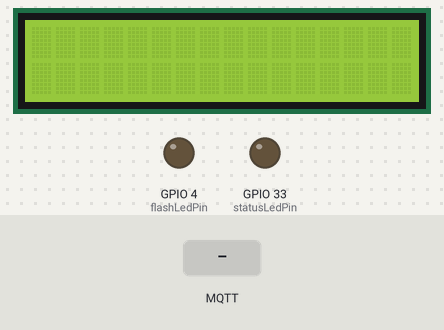
The sketch below on a simulated ESP32. Parts: 16×2 character LCD, output pins drawn as LEDs (lit = HIGH). The test bench sets the inputs (shaded band). WiFi joins after 1.5 s; servers stay silent unless stated; no MQTT or app messages arrive unless stated; what the sketch prints to the serial monitor is not drawn.

Above: at 5.2 s.
5.3 s: MQTT message "Ejemplo/Mensaje/LCD" arrives on the first subscribed topic
At 6.9 s:
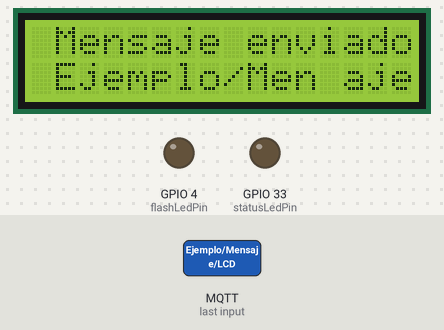
8.3 s: MQTT message "1" arrives on the first subscribed topic
At 10.0 s:
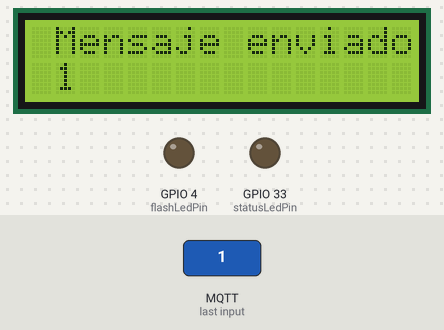
11.3 s: MQTT message "on" arrives on the first subscribed topic
At 12.6 s:
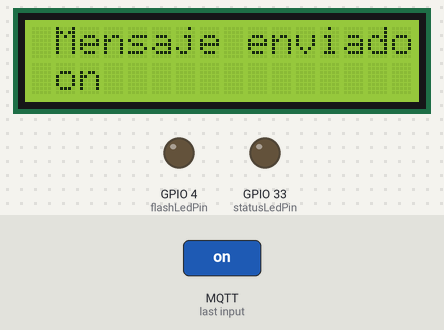
14.3 s: MQTT message "off" arrives on the first subscribed topic
At 16.0 s:
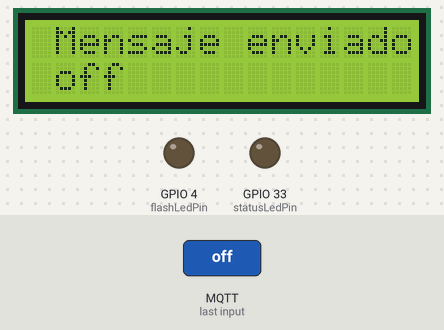
Timing chart, 0 to 17.5 s (numbered marks = the images above; inputs shaded):
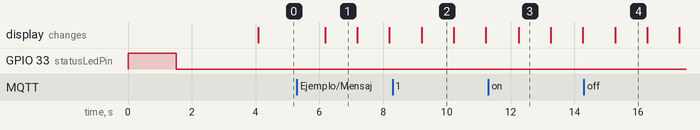

The sketch:

LCD-Telegram2.ino
```cpp
/*
 * Programa básico de servo
 * por: Hugo Escalpelo
 * Fecha: 28 de julio de 2021
 * Actualizado por: Hugo Escalpelo
 * Fecha: 17 de mayo del 2023
 *
 * Este programa demuestra el uso del servo con el ESP32CAM. Esta basado en
 * el programa MQTT Basic
 *
 * Componente     PinESP32CAM     Estados lógicos
 * ledStatus------GPIO 33---------On=>LOW, Off=>HIGH
 * ledFlash-------GPIO 4----------On=>HIGH, Off=>LOW
 *
 * Servo          pinESP32CAM
 * GND------------GND
 * Vcc------------5v
 * S--------------GPIO12
 *
 */
#include <LiquidCrystal_I2C.h>
#define SDA 15
#define SCL 14
#define COLUMNS 16
#define ROWS 2
#include <Wire.h>
LiquidCrystal_I2C lcd(0x27, COLUMNS, ROWS);
//Bibliotecas
#include <WiFi.h>  // Biblioteca para el control de WiFi
#include <PubSubClient.h> //Biblioteca para conexion MQTT
#include <ESP32Servo.h> // Biblioteca para el servo

//Datos de WiFi
//const char* ssid = "Redmi A1";  // Aquí debes poner el nombre de tu red
//const char* password = "12345678";  // Aquí debes poner la contraseña de tu red
//const char* ssid = "IZZI-EF0D";  // Aquí debes poner el nombre de tu red
//const char* password = "C863FC34EF0D";  // Aquí debes poner la contraseña de tu red

const char* ssid = "INFINITUM9285_2.4";  // Aquí debes poner el nombre de tu red
const char* password = "T97PPtRFYC";  // Aquí debes poner la contraseña de tu red
//Datos del broker MQTT
const char* mqtt_server = "192.168.1.178"; // Si estas en una red local, coloca la IP asignada, en caso contrario, coloca la IP publica
IPAddress server(192,168,1,178);

// Objetos
WiFiClient espClient; // Este objeto maneja los datos de conexion WiFi
PubSubClient client(espClient); // Este objeto maneja los datos de conexion al broker
//Servo myservo1; // Este objeto maneja las funciones del servomotor

// Variables
int flashLedPin = 4;  // Para indicar el estatus de conexión
int statusLedPin = 33; // Para ser controlado por MQTT
long timeNow, timeLast; // Variables de control de tiempo no bloqueante
int data = 0; // Contador
int wait = 5000;  // Indica la espera cada 5 segundos para envío de mensajes MQTT

// Inicialización del programa
void setup() {
  // Iniciar comunicación serial
  Serial.begin (115200);
  pinMode (flashLedPin, OUTPUT);
  pinMode (statusLedPin, OUTPUT);
  digitalWrite (flashLedPin, LOW);
  digitalWrite (statusLedPin, HIGH);

  Serial.println();
  Serial.println();
  Serial.print("Conectar a ");
  Serial.println(ssid);

  WiFi.begin(ssid, password); // Esta es la función que realiz la conexión a WiFi

  while (WiFi.status() != WL_CONNECTED) { // Este bucle espera a que se realice la conexión
    digitalWrite (statusLedPin, HIGH);
    delay(500); //dado que es de suma importancia esperar a la conexión, debe usarse espera bloqueante
    digitalWrite (statusLedPin, LOW);
    Serial.print(".");  // Indicador de progreso
    delay (5);
  }

  // Cuando se haya logrado la conexión, el programa avanzará, por lo tanto, puede informarse lo siguiente
  Serial.println();
  Serial.println("WiFi conectado");
  Serial.println("Direccion IP: ");
  Serial.println(WiFi.localIP());

  // Si se logro la conexión, encender led
  if (WiFi.status () > 0){
  digitalWrite (statusLedPin, LOW);
  }

  delay (1000); // Esta espera es solo una formalidad antes de iniciar la comunicación con el broker

  // Conexión con el broker MQTT
  client.setServer(server, 1883); // Conectarse a la IP del broker en el puerto indicado
  client.setCallback(callback); // Activar función de CallBack, permite recibir mensajes MQTT y ejecutar funciones a partir de ellos
  delay(1500);  // Esta espera es preventiva, espera a la conexión para no perder información

  // Seccion de manejo del servo

  //myservo1.attach (12);

   //lcd.begin(16,2);
  timeLast = millis (); // Inicia el control de tiempo
      Wire.begin(SDA, SCL);
      lcd.init();
      lcd.clear();
      lcd.backlight();

}// fin del void setup ()

// Cuerpo del programa, bucle principal
void loop() {
  //Verificar siempre que haya conexión al broker
  if (!client.connected()) {
    reconnect();  // En caso de que no haya conexión, ejecutar la función de reconexión, definida despues del void setup ()
  }// fin del if (!client.connected())
  client.loop(); // Esta función es muy importante, ejecuta de manera no bloqueante las funciones necesarias para la comunicación con el broker

  timeNow = millis(); // Control de tiempo para esperas no bloqueantes
  if (timeNow - timeLast > wait) { // Manda un mensaje por MQTT cada cinco segundos
    timeLast = timeNow; // Actualización de seguimiento de tiempo

    //En esta sección va el codigo para enviar algo por MQTT
    //data++; // Incremento a la variable para ser enviado por MQTT
    char dataString[8]; // Define una arreglo de caracteres para enviarlos por MQTT, especifica la longitud del mensaje en 8 caracteres
    //dtostrf(data, 1, 2, dataString);  // Esta es una función nativa de leguaje AVR que convierte un arreglo de caracteres en una variable String
    //Serial.print("Contador: "); // Se imprime en monitor solo para poder visualizar que el evento sucede
    //Serial.println(dataString);
    //cilient.publish("codigoIoT/ejemplo/mqtt", dataString); // Esta es la función que envía los datos por MQTT, especifica el tema y el valor

  }// fin del if (timeNow - timeLast > wait)

lcd.setCursor(11,1);
lcd.scrollDisplayRight();
lcd.print(" ");
delay(1000);

}// fin del void loop ()

// Funciones de usuario
  String json = "";
// Esta función permite tomar acciones en caso de que se reciba un mensaje correspondiente a un tema al cual se hará una suscripción
void callback(char* topic, byte* message, unsigned int length) {

  // Indicar por serial que llegó un mensaje
  Serial.print("Llegó un mensaje en el tema: ");
  Serial.print(topic);

  // Concatenar los mensajes recibidos para conformarlos como una varialbe String
  String messageTemp; // Se declara la variable en la cual se generará el mensaje completo
  for (int i = 0; i <= length-1; i++) {  // Se imprime y concatena el mensaje
    Serial.print((char)message[i]);
    messageTemp += (char)message[i];
  }

  // Se comprueba que el mensaje se haya concatenado correctamente
  Serial.println();
  Serial.print ("Mensaje concatenado en una sola variable: ");
  Serial.println (messageTemp);

  // En esta parte puedes agregar las funciones que requieras para actuar segun lo necesites al recibir un mensaje MQTT

  // Ejemplo, en caso de recibir el mensaje true - false, se cambiará el estado del led soldado en la placa.
  // El ESP323CAM está suscrito al tema codigoIoT/ejemplo/servo
if (String(topic) == "Ejemplo/Mensaje/LCD") {
    // myservo1.write (SERVO_OPENED);
    /*lcd.setCursor(1,0);
    lcd.print("Mensaje de telegram");
    Serial.println("Mensaje de telegram");
    lcd.setCursor(0,1);
    lcd.print(messageTemp);
    Serial.println(messageTemp);
    delay(1000);
    lcd.clear(); */
      lcd.clear();
      lcd.setCursor(0,0);
      Serial.println("Mensaje de telegram:");
      lcd.print("Mensaje enviado:");
      //delay(1000);
      lcd.setCursor(0,1);
      Serial.println(messageTemp);
      lcd.print(messageTemp);
      //delay(1000);


   // EnvioMensaje();
}

      //digitalWrite(flashLedPin, LOW);
    // fin del else if(messageTemp == "false")
  // fin del if (String(topic) == "codigoIoT/ejemplo/servo")
}// fin del void callback
//Funcion para enviar mensaje
void EnvioMensaje()
{
  Serial.println(json); // Se imprime en monitor solo para poder visualizar que el string esta correctamente creado
    int str_len = json.length() + 1;//Se calcula la longitud del string
    char char_array[str_len];//Se crea un arreglo de caracteres de dicha longitud
    json.toCharArray(char_array, str_len);//Se convierte el string a char array
    client.publish("Ejemplo/Mensaje/LCD", char_array);
 }
// Función para reconectarse
void reconnect() {
  // Bucle hasta lograr conexión
  while (!client.connected()) { // Pregunta si hay conexión
    Serial.print("Tratando de contectarse...");
    // Intentar reconexión
    if (client.connect("ESP32CAMClient")) { //Pregunta por el resultado del intento de conexión
      Serial.println("Conectado");
      client.subscribe("Ejemplo/Mensaje/LCD"); // Esta función realiza la suscripción al tema
    }// fin del  if (client.connect("ESP32CAMClient"))
    else {  //en caso de que la conexión no se logre
      Serial.print("Conexion fallida, Error rc=");
      Serial.print(client.state()); // Muestra el codigo de error
      Serial.println(" Volviendo a intentar en 5 segundos");
      // Espera de 5 segundos bloqueante
      delay(5000);
      Serial.println (client.connected ()); // Muestra estatus de conexión
    }// fin del else
  }// fin del bucle while (!client.connected())
}// fin de void reconnect(
```

Measured:
- after the input at 5.3 s, the display: changes after 0.89 s (image 1)
- after the input at 8.3 s, the display: changes after 0.92 s (image 2)
- after the input at 11.3 s, the display: changes after 0.95 s (image 3)
- after the input at 14.3 s, the display: changes after 0.98 s (image 4)
- what the display in image 1 shows lasts 1.0 s, from 6.2 s to 7.2 s
